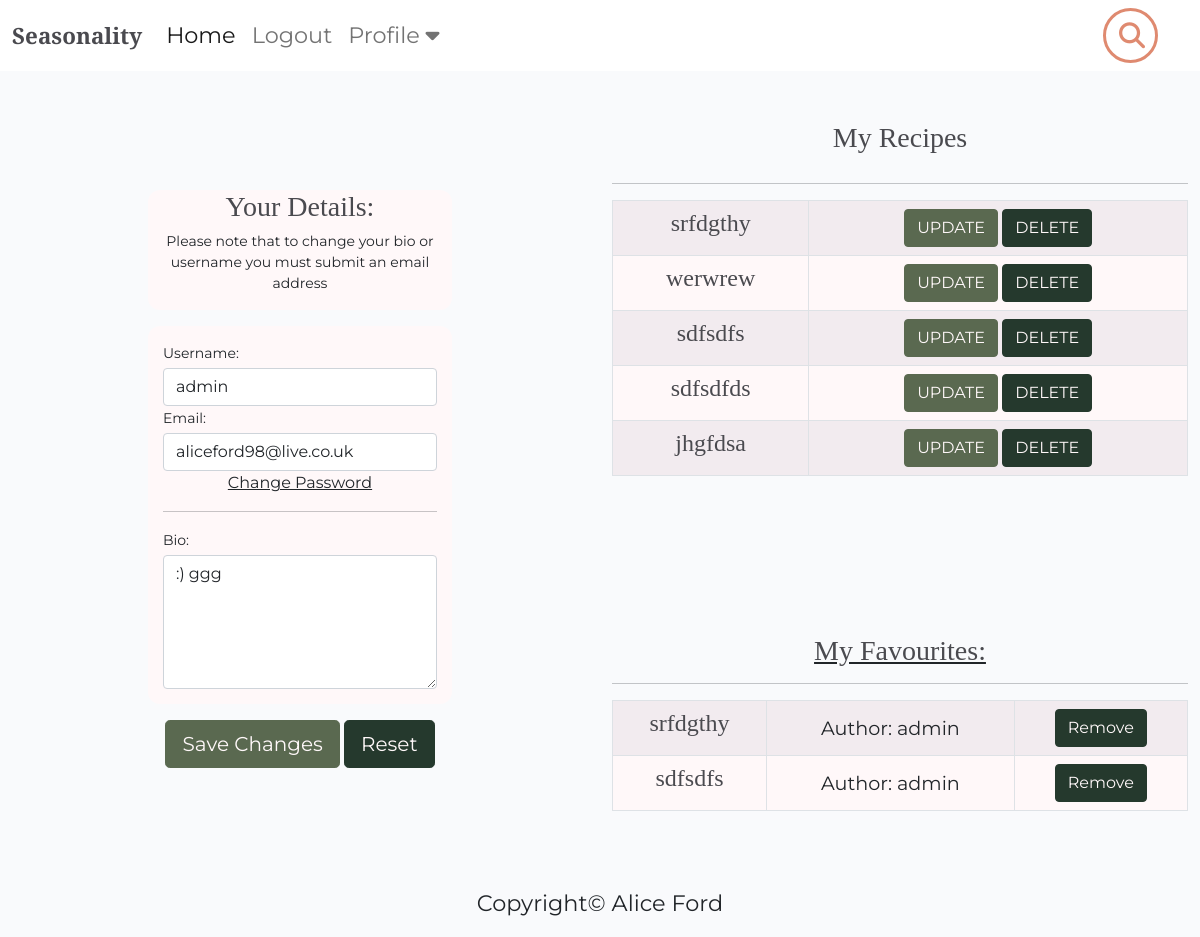
/profile/profiles/profile/ (signed in), run on an earlier commit of the app's database.
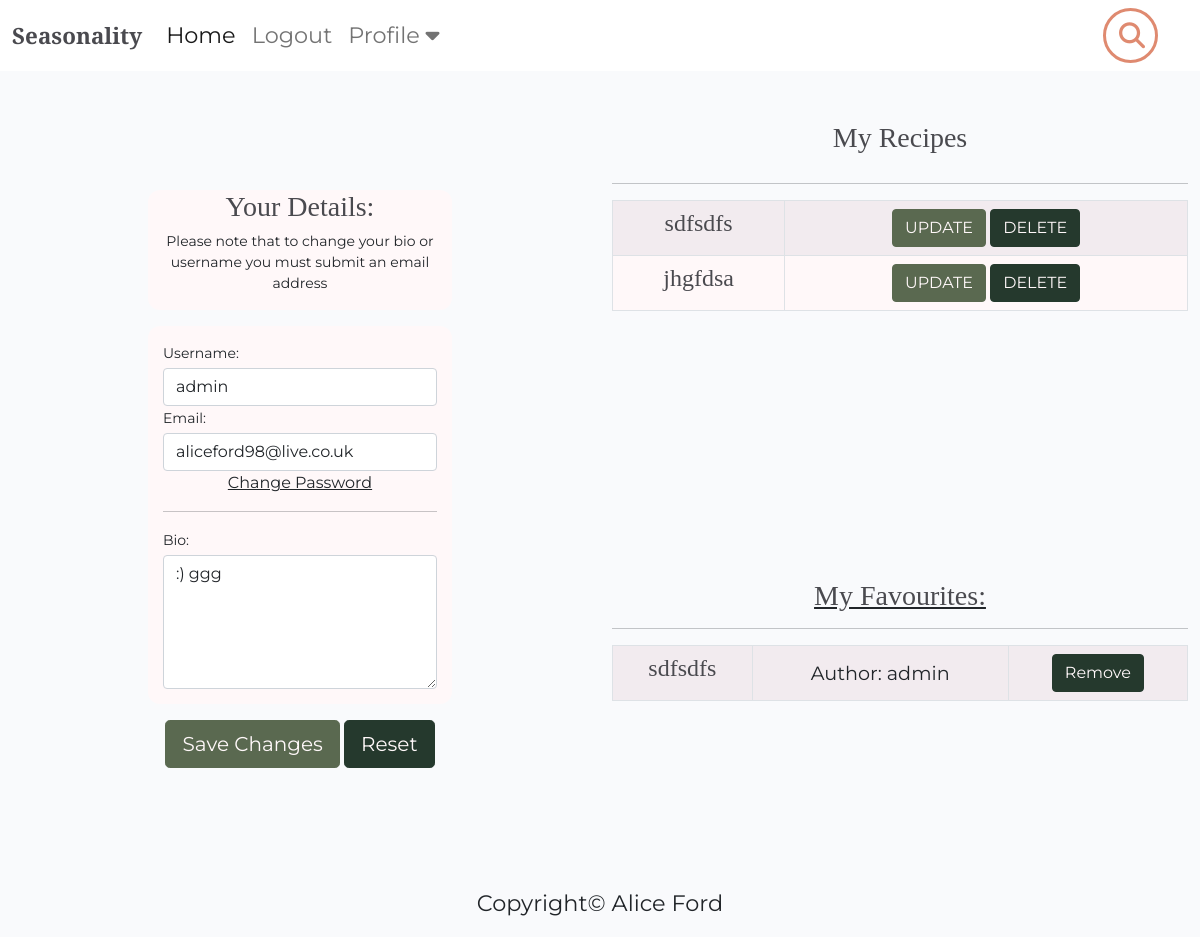
And on a later commit of the database.
### recipebook/models.py (models this page shows, shortened)
class Recipe(models.Model):
    class NewManager(models.Manager):
        def get_queryset(self):
            return super().get_queryset() .filter()
    title = models.CharField(max_length=200, unique=True)
    slug = models.SlugField(max_length=200, unique=True)
    author = models.ForeignKey(
        User, on_delete=models.CASCADE, related_name="recipes"
    )
    diet = models.ForeignKey(
        Diet, on_delete=models.CASCADE, default=True, null=False)
    season = models.ForeignKey(
        Season, on_delete=models.CASCADE, default=True, null=False)
    featured_image = CloudinaryField('image', default='placeholder')
    updated_on = models.DateTimeField(auto_now=True)
    content = models.TextField()
    created_on = models.DateTimeField(auto_now_add=True)
    status = models.IntegerField(choices=STATUS, default=0)
    ingredients = models.TextField(default='placeholder')
    calories = models.IntegerField(default=0)
    fat = models.IntegerField(default=0)
    protein = models.IntegerField(default=0)
    carbs = models.IntegerField(default=0)
    servs = models.IntegerField(default=0)
    favourites = models.ManyToManyField(
        User, related_name='favourite', default=None, blank=True)
    objects = models.Manager()
    newmanager = NewManager()
    class Meta:
        ordering = ["-created_on"]

### profiles/views.py (the view)
# urls.py: path('profiles/profile/', views.profile, name='profile'),
@login_required
def profile(request):
    if request.method == 'POST':
        user_form = UpdateUserForm(request.POST, instance=request.user)
        profile_form = UpdateProfileForm(
            request.POST, request.FILES, instance=request.user.profile)
        if user_form.is_valid() and profile_form.is_valid():
            user_form.save()
            profile_form.save()
            saved = True
            return render(request, 'profile.html', {
                'user_form': user_form,
                'profile_form': profile_form,
                "saved": True
                })
    else:
        user_form = UpdateUserForm(instance=request.user)
        profile_form = UpdateProfileForm(instance=request.user.profile)
        saved = False
    recipes = Recipe.objects.all()
    new = Recipe.newmanager.filter(favourites=request.user)
    return render(request, 'profile.html', {
        'user_form': user_form,
        'profile_form': profile_form,
        "saved": saved,
        "recipes": recipes,
        "new": new,
        })

### profiles/forms.py
class UpdateUserForm(forms.ModelForm):
    username = forms.CharField(max_length=100,
                               required=True,
                               widget=forms.TextInput(attrs={'class': 'form-control'}))
    email = forms.EmailField(required=True,
                             widget=forms.TextInput(attrs={'class': 'form-control'}))
    class Meta:
        model = User
        fields = ['username', 'email']

class UpdateProfileForm(forms.ModelForm):
    bio = forms.CharField(widget=forms.Textarea(attrs={'class': 'form-control', 'rows': 5}))
    class Meta:
        model = Profile
        fields = ['bio']

### profiles/templates/profile.html (shortened to what the changed rows need)
{% extends "base/base.html" %}
{% block content %}
<div class="container-fluid">
    <div class="row no-gutter">
        <div class="col-md-6 d-none d-md-flex">
            <div class="row">
                <div class="text-center">
                    <table class="table table-striped table-hover table-bordered profile-table">
                        {% for recipe in recipes %}
                        {% if recipe.author.id is user.id %}
                        <tr>
                            <td>
                                <a href="{% url 'recipe_detail' recipe.slug  %}">
                                    <h4>{{ recipe.title }}</h4>
                                </a>
                            </td>
                            {% if user.is_authenticated %}
                            <td class="align-right">
                                <a href="{% url 'update_recipe' recipe.id %}" class="btn btn-profile">UPDATE</a>
                                <a href="{% url 'recipe_detail' recipe.slug  %}" class="btn btn-remove">DELETE</a>
                                {% endif %}
                                {% endif %}
                            </td>
                        </tr>
                        {% endfor %}
                    </table>
                    <br /></br />
                </div>
                <div class="text-center">
                    <table class="table table-striped table-hover table-bordered profile-table">
                        {% for recipe in new %}
                        <tr>
                            <td class="align-right">
                                <a href="{% url 'recipe_detail' recipe.slug  %}" class="recipe-link">
                                    <h4>{{ recipe.title }}</h4>
                                </a>
                            </td>
                            <td>
                                <p class="author">Author: {{ recipe.author }}</p>
                            </td>
                            <td>
                                <a href="{% url 'favourite_add' recipe.id %}" class="btn btn-remove">Remove</a>
                            </td>
                        </tr>
                        {% endfor %}
                    </table>
                </div>
            </div>
        </div>
    </div>
</div>
{% endblock %}

What changed in the data, as far as the page shows it:
removed Recipe: title "srfdgthy", author "admin"
removed Recipe: title "werwrew", shown under "My Recipes"
removed Recipe: title "sdfsdfds", shown under "My Recipes"
